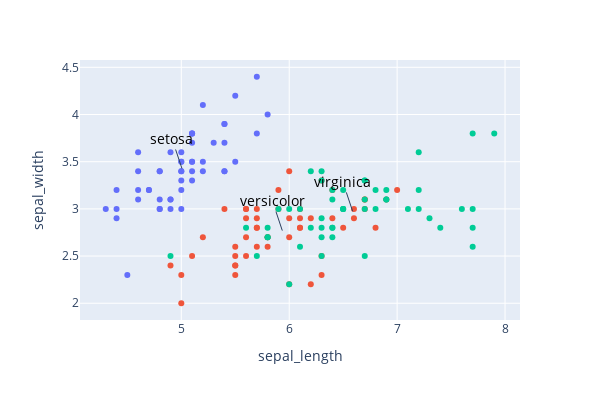

This figure's notebook cell:
### Markdown cell above
# Visualización

### Code cell
import plotly.express as px
import plotly.graph_objects as pg

fig = px.scatter(iris, x='sepal_length', y='sepal_width', color='target', labels=False)

for i, category in enumerate(iris['target'].unique()):
    
    fig.add_annotation(x=iris[iris['target'] == category]['sepal_length'].mean(), 
                        y=iris[iris['target'] == category]['sepal_width'].mean(), 
                        text=category, 
                        font=dict(size=14, color='black'))
                        
# Cambia el tamaño del gráfico
fig.update_layout(width=600, height=400, showlegend=False)
fig.show()

### Figure 1 — Plotly figure (JSON) as saved in the notebook; plotly's stock layout.template omitted (floating-point values rounded to 4 significant figures)
{"data": [{"hovertemplate": "target=setosa<br>sepal_length=%{x}<br>sepal_width=%{y}<extra></extra>", "legendgroup": "setosa", "marker": {"color": "#636efa", "symbol": "circle"}, "mode": "markers", "name": "setosa", "orientation": "v", "showlegend": true, "type": "scatter", "x": [5.1, 4.9, 4.7, 4.6, 5, 5.4, 4.6, 5, 4.4, 4.9, 5.4, 4.8, 4.8, 4.3, 5.8, 5.7, 5.4, 5.1, 5.7, 5.1, 5.4, 5.1, 4.6, 5.1, 4.8, 5, 5, 5.2, 5.2, 4.7, 4.8, 5.4, 5.2, 5.5, 4.9, 5, 5.5, 4.9, 4.4, 5.1, 5, 4.5, 4.4, 5, 5.1, 4.8, 5.1, 4.6, 5.3, 5], "xaxis": "x", "y": [3.5, 3, 3.2, 3.1, 3.6, 3.9, 3.4, 3.4, 2.9, 3.1, 3.7, 3.4, 3, 3, 4, 4.4, 3.9, 3.5, 3.8, 3.8, 3.4, 3.7, 3.6, 3.3, 3.4, 3, 3.4, 3.5, 3.4, 3.2, 3.1, 3.4, 4.1, 4.2, 3.1, 3.2, 3.5, 3.6, 3, 3.4, 3.5, 2.3, 3.2, 3.5, 3.8, 3, 3.8, 3.2, 3.7, 3.3], "yaxis": "y"}, {"hovertemplate": "target=versicolor<br>sepal_length=%{x}<br>sepal_width=%{y}<extra></extra>", "legendgroup": "versicolor", "marker": {"color": "#EF553B", "symbol": "circle"}, "mode": "markers", "name": "versicolor", "orientation": "v", "showlegend": true, "type": "scatter", "x": [7, 6.4, 6.9, 5.5, 6.5, 5.7, 6.3, 4.9, 6.6, 5.2, 5, 5.9, 6, 6.1, 5.6, 6.7, 5.6, 5.8, 6.2, 5.6, 5.9, 6.1, 6.3, 6.1, 6.4, 6.6, 6.8, 6.7, 6, 5.7, 5.5, 5.5, 5.8, 6, 5.4, 6, 6.7, 6.3, 5.6, 5.5, 5.5, 6.1, 5.8, 5, 5.6, 5.7, 5.7, 6.2, 5.1, 5.7], "xaxis": "x", "y": [3.2, 3.2, 3.1, 2.3, 2.8, 2.8, 3.3, 2.4, 2.9, 2.7, 2, 3, 2.2, 2.9, 2.9, 3.1, 3, 2.7, 2.2, 2.5, 3.2, 2.8, 2.5, 2.8, 2.9, 3, 2.8, 3, 2.9, 2.6, 2.4, 2.4, 2.7, 2.7, 3, 3.4, 3.1, 2.3, 3, 2.5, 2.6, 3, 2.6, 2.3, 2.7, 3, 2.9, 2.9, 2.5, 2.8], "yaxis": "y"}, {"hovertemplate": "target=virginica<br>sepal_length=%{x}<br>sepal_width=%{y}<extra></extra>", "legendgroup": "virginica", "marker": {"color": "#00cc96", "symbol": "circle"}, "mode": "markers", "name": "virginica", "orientation": "v", "showlegend": true, "type": "scatter", "x": [6.3, 5.8, 7.1, 6.3, 6.5, 7.6, 4.9, 7.3, 6.7, 7.2, 6.5, 6.4, 6.8, 5.7, 5.8, 6.4, 6.5, 7.7, 7.7, 6, 6.9, 5.6, 7.7, 6.3, 6.7, 7.2, 6.2, 6.1, 6.4, 7.2, 7.4, 7.9, 6.4, 6.3, 6.1, 7.7, 6.3, 6.4, 6, 6.9, 6.7, 6.9, 5.8, 6.8, 6.7, 6.7, 6.3, 6.5, 6.2, 5.9], "xaxis": "x", "y": [3.3, 2.7, 3, 2.9, 3, 3, 2.5, 2.9, 2.5, 3.6, 3.2, 2.7, 3, 2.5, 2.8, 3.2, 3, 3.8, 2.6, 2.2, 3.2, 2.8, 2.8, 2.7, 3.3, 3.2, 2.8, 3, 2.8, 3, 2.8, 3.8, 2.8, 2.8, 2.6, 3, 3.4, 3.1, 3, 3.1, 3.1, 3.1, 2.7, 3.2, 3.3, 3, 2.5, 3, 3.4, 3], "yaxis": "y"}], "layout": {"annotations": [{"font": {"color": "black", "size": 14}, "text": "setosa", "x": 5.006, "y": 3.428}, {"font": {"color": "black", "size": 14}, "text": "versicolor", "x": 5.936, "y": 2.77}, {"font": {"color": "black", "size": 14}, "text": "virginica", "x": 6.588, "y": 2.974}], "height": 400, "legend": {"title": {"text": "target"}, "tracegroupgap": 0}, "margin": {"t": 60}, "showlegend": false, "width": 600, "xaxis": {"anchor": "y", "domain": [0, 1], "title": {"text": "sepal_length"}}, "yaxis": {"anchor": "x", "domain": [0, 1], "title": {"text": "sepal_width"}}}}
